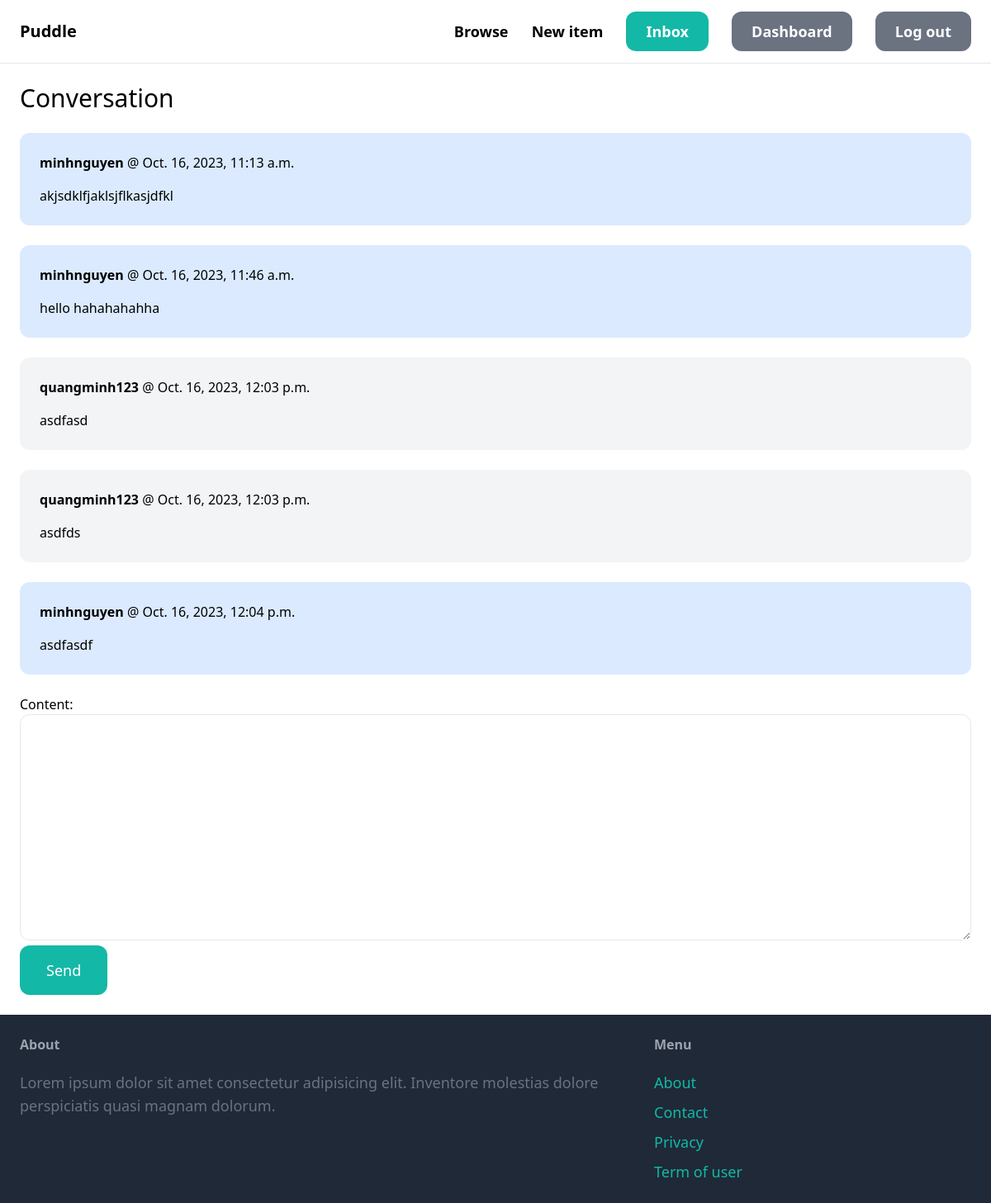
/conversation/6/ (signed in), run on the app's committed database.
### conversation/models.py (models this page shows)
class ConversationMessage(models.Model):
    conversation = models.ForeignKey(
        Conversation, related_name="messages", on_delete=models.CASCADE
    )
    content = models.TextField()
    created_at = models.DateTimeField(auto_now=True)
    created_by = models.ForeignKey(
        User, related_name="created_messages", on_delete=models.CASCADE
    )

### conversation/views.py (the view)
# urls.py: path("<int:pk>/", views.detail, name="detail"),
@login_required
def detail(request, pk):
    conversation = Conversation.objects.filter(members__in=[request.user.id]).get(pk=pk)
    if request.method == "POST":
        form = ConversationMessageForm(request.POST)
        if form.is_valid():
            conversation_message = form.save(commit=False)
            conversation_message.created_by = request.user
            conversation_message.conversation = conversation
            conversation_message.save()
            conversation.save()
            return redirect("conversation:detail", pk=pk)
    else:
        form = ConversationMessageForm()
    return render(
        request,
        "conversation/detail.html",
        {"form": form, "conversation": conversation},
    )

### conversation/forms.py
class ConversationMessageForm(forms.ModelForm):
    class Meta:
        model = ConversationMessage
        fields = ("content",)
        widgets = {
            "content": forms.Textarea(
                attrs={"class": "w-full py-4 px-6 border rounded-xl"}
            )
        }

### conversation/templates/conversation/detail.html (shortened to what this page needs)
{% extends 'core/base.html' %}
{% block content %}
    <h1 class="mb-6 text-3xl">Conversation</h1>
    <div class="space-y-6">
        {% for message in conversation.messages.all %}
            <div class="p-6 flex {% if message.created_by == request.user %}bg-blue-100{% else %}bg-gray-100{% endif %} rounded-xl">
                <div>
                    <p class="mb-4">
                        <strong>{{ message.created_by.username }}</strong> @ {{ message.created_at }}
                    </p>
                    <p>{{ message.content }}</p>
                </div>
            </div>
        {% endfor %}
    </div>
    <form method="post" action="." class="mt-6">
        {{ form.as_p }}
        <button class="py-4 px-8 text-lg bg-teal-500 hover:bg-teal-700 rounded-xl text-white">Send</button>
    </form>
{% endblock %}

### data on the page
ConversationMessage: created_by.username "minhnguyen", created_at "Oct. 16, 2023, 11:13 a.m.", content "akjsdklfjaklsjflkasjdfkl"
ConversationMessage: created_by.username "minhnguyen", created_at "Oct. 16, 2023, 11:46 a.m.", content "hello hahahahahha"
ConversationMessage: created_by.username "quangminh123", created_at "Oct. 16, 2023, 12:03 p.m.", content "asdfasd"
ConversationMessage: created_by.username "quangminh123", created_at "Oct. 16, 2023, 12:03 p.m.", content "asdfds"
ConversationMessage: created_by.username "minhnguyen", created_at "Oct. 16, 2023, 12:04 p.m.", content "asdfasdf"
